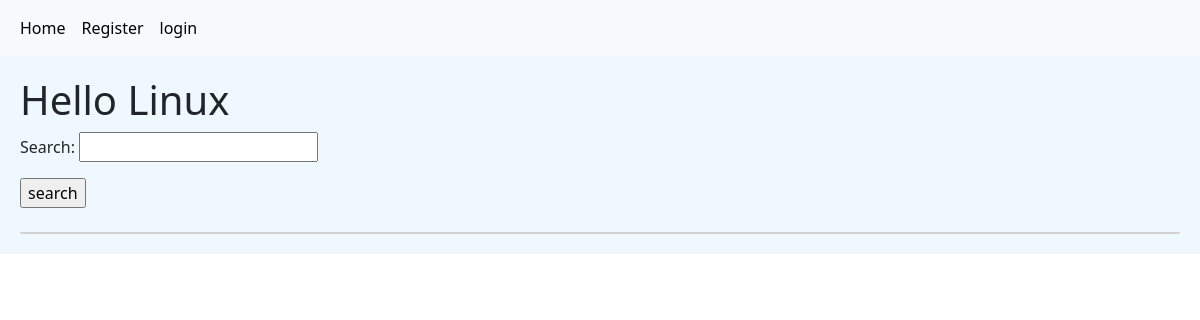
The app's page /, older data.
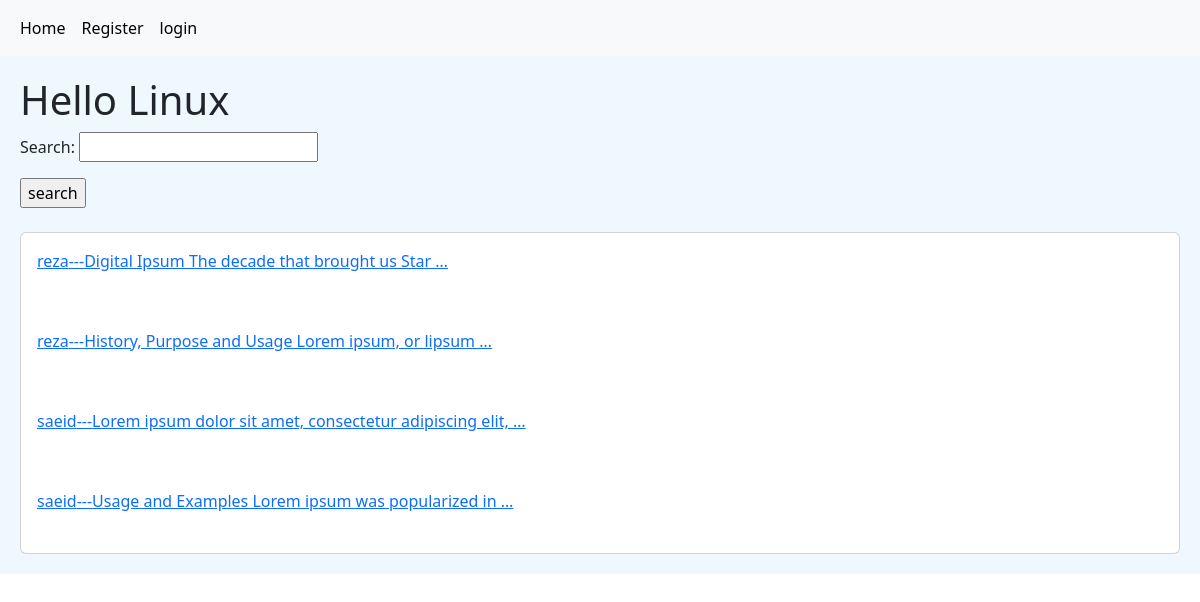
The same page, newer data.
### home/models.py (models this page shows, shortened)
class Post(models.Model):
    user = models.ForeignKey(User, on_delete=models.CASCADE, related_name='posts')
    body = models.TextField()
    slug = models.SlugField()
    created = models.DateTimeField(auto_now_add=True)
    updated = models.DateTimeField(auto_now=True)
    def get_absolute_url(self):
        return reverse('home:detail', args=(self.id, self.slug))

### home/views.py (the view)
# urls.py: path('', HomeView.as_view(), name='home'),
class HomeView(View):
    form_class = PostSearchForm
    def get(self, request):
        posts = Post.objects.all()
        form = self.form_class()
        if request.GET.get('search'):
            posts = posts.filter(body__contains=request.GET['search'])
        return render(request, 'home/index.html', {'posts': posts, 'form': form})

### home/forms.py
class PostSearchForm(forms.Form):
    search = forms.CharField()

### home/templates/home/index.html (shortened to what this page needs)
{% extends 'base.html' %}
{% block content %}
    <h1>Hello Linux</h1>
    <form method="get">
        {{ form.as_p }}
        <input type="submit" value="search">
    </form>
    <br>
    <div class="card">
        {% for post in posts %}
            <div class="card-body">
                <a href="{{ post.get_absolute_url }}">{{ post.user.username }}---{{ post.body|truncatewords:8 }}</a>
            </div>
            <br>
        {% endfor %}
    </div>
{% endblock content %}

Row changes from the older to the newer data that the page shows:
added Post: user.username "reza", body "Digital Ipsum The decade that brought us Star …"
added Post: user.username "reza", body "History, Purpose and Usage Lorem ipsum, or lipsum …"
added Post: user.username "saeid", body "Lorem ipsum dolor sit amet, consectetur adipiscing elit, …"
added Post: user.username "saeid", body "Usage and Examples Lorem ipsum was popularized in …"
